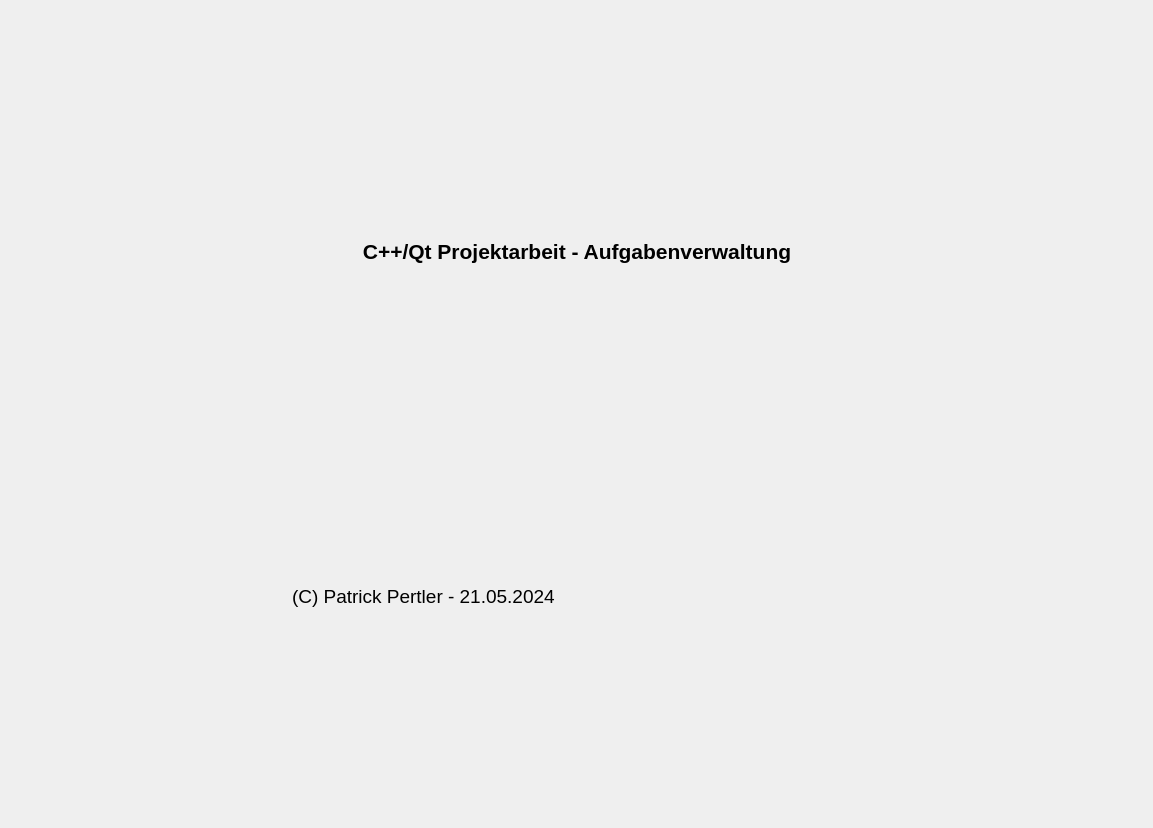
<?xml version="1.0" encoding="UTF-8"?>
<ui version="4.0">
 <class>FormSplash</class>
 <widget class="QWidget" name="FormSplash">
  <property name="geometry">
   <rect>
    <x>0</x>
    <y>0</y>
    <width>1153</width>
    <height>828</height>
   </rect>
  </property>
  <property name="windowTitle">
   <string>Form</string>
  </property>
  <property name="autoFillBackground">
   <bool>true</bool>
  </property>
  <layout class="QGridLayout" name="gridLayout">
   <item row="1" column="1" rowspan="3" colspan="3">
    <layout class="QVBoxLayout" name="verticalLayout_2">
     <item>
      <widget class="QLabel" name="label_4">
       <property name="font">
        <font>
         <pointsize>16</pointsize>
         <bold>true</bold>
        </font>
       </property>
       <property name="autoFillBackground">
        <bool>true</bool>
       </property>
       <property name="text">
        <string>C++/Qt Projektarbeit - Aufgabenverwaltung</string>
       </property>
       <property name="alignment">
        <set>Qt::AlignCenter</set>
       </property>
      </widget>
     </item>
     <item>
      <spacer name="verticalSpacer_3">
       <property name="orientation">
        <enum>Qt::Vertical</enum>
       </property>
       <property name="sizeType">
        <enum>QSizePolicy::Fixed</enum>
       </property>
       <property name="sizeHint" stdset="0">
        <size>
         <width>20</width>
         <height>40</height>
        </size>
       </property>
      </spacer>
     </item>
     <item>
      <widget class="QLabel" name="label_5">
       <property name="autoFillBackground">
        <bool>true</bool>
       </property>
       <property name="text">
        <string/>
       </property>
       <property name="pixmap">
        <pixmap resource="rsc.qrc">:/pics/alfatraining.png</pixmap>
       </property>
      </widget>
     </item>
     <item>
      <spacer name="verticalSpacer_5">
       <property name="orientation">
        <enum>Qt::Vertical</enum>
       </property>
       <property name="sizeType">
        <enum>QSizePolicy::Fixed</enum>
       </property>
       <property name="sizeHint" stdset="0">
        <size>
         <width>20</width>
         <height>40</height>
        </size>
       </property>
      </spacer>
     </item>
     <item>
      <widget class="QLabel" name="label_6">
       <property name="font">
        <font>
         <pointsize>14</pointsize>
        </font>
       </property>
       <property name="autoFillBackground">
        <bool>true</bool>
       </property>
       <property name="text">
        <string>(C) Patrick Pertler - 21.05.2024</string>
       </property>
      </widget>
     </item>
    </layout>
   </item>
   <item row="4" column="2">
    <spacer name="verticalSpacer_6">
     <property name="orientation">
      <enum>Qt::Vertical</enum>
     </property>
     <property name="sizeType">
      <enum>QSizePolicy::Preferred</enum>
     </property>
     <property name="sizeHint" stdset="0">
      <size>
       <width>20</width>
       <height>157</height>
      </size>
     </property>
    </spacer>
   </item>
   <item row="2" column="0">
    <spacer name="horizontalSpacer_2">
     <property name="orientation">
      <enum>Qt::Horizontal</enum>
     </property>
     <property name="sizeType">
      <enum>QSizePolicy::Preferred</enum>
     </property>
     <property name="sizeHint" stdset="0">
      <size>
       <width>281</width>
       <height>20</height>
      </size>
     </property>
    </spacer>
   </item>
   <item row="3" column="4">
    <spacer name="horizontalSpacer">
     <property name="orientation">
      <enum>Qt::Horizontal</enum>
     </property>
     <property name="sizeType">
      <enum>QSizePolicy::Preferred</enum>
     </property>
     <property name="sizeHint" stdset="0">
      <size>
       <width>280</width>
       <height>20</height>
      </size>
     </property>
    </spacer>
   </item>
   <item row="0" column="2">
    <spacer name="verticalSpacer_4">
     <property name="orientation">
      <enum>Qt::Vertical</enum>
     </property>
     <property name="sizeType">
      <enum>QSizePolicy::Preferred</enum>
     </property>
     <property name="sizeHint" stdset="0">
      <size>
       <width>20</width>
       <height>177</height>
      </size>
     </property>
    </spacer>
   </item>
  </layout>
 </widget>
 <resources>
  <include location="rsc.qrc"/>
 </resources>
 <connections/>
</ui>
